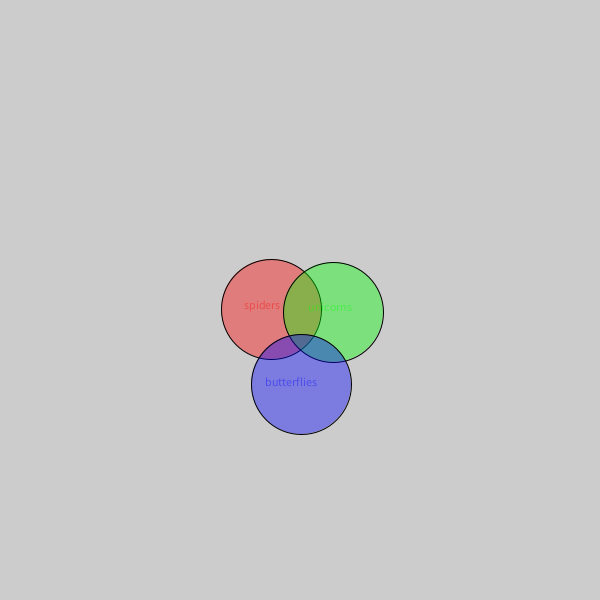
Frame 1 (no input)
Frame 60 (the mouse pressed at the canvas centre just before this capture): identical to frame 1, image omitted
Frame 120 (the mouse held since frame 60 and released just before this capture): identical to frame 1, image omitted

The Processing sketch that drew this single still picture (run headless with seeded random() and noise(); from frame 60 on, the mouse is pressed at the canvas centre):

// Processing sketch: VennDiagram
// ── VennDiagram.pde


void draw() {       
 if(mousePressed){
          println("Mouse’s x-position: " + mouseX + "\n" + "Mouse’s y-position: " + mouseY + "\n");
 }
}
void setup() { size(600,600);
fill(255, 0, 0, 100);
ellipse (271, 309, 100, 100);
text("spiders", 244,309);
fill(0,255,0,100);
ellipse (333, 312, 100, 100);
text("unicorns", 308, 311);
fill(0, 0, 255, 100);
ellipse (301, 384, 100, 100);
text("butterflies", 265, 386);
}
